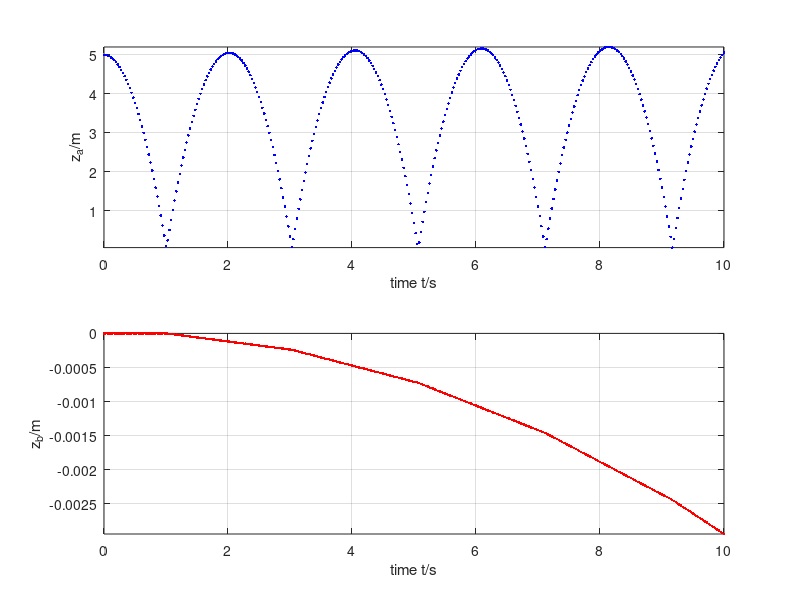

Here is the MATLAB script that generated this plot:
%%% Numerical simulation of object motion with gravity
%% Coordinates (t, x, y, z)

%% Constants
ma = 0.06; % kg: mass-energy object a
mb = 10000; % kg: mass-energy object b
g = 9.8; % N/kg: gravitational acceleration
k = 10; % elastic constant
d = 0.07; % m: distance between centres of objects

%% Initial conditions
t = 0; % s: initial time
ra = [0, 0, 5]; % m: initial position vector a
rb = [0, 0, 0]; % m: initial position vector b
Pa = [0, 0, 0]; % N s: initial momentum vector a
Pb = [0, 0, 0]; % N s: initial momentum vector b

%% Boundary conditions
Ga = -ma * g * [0, 0, 1]; % N: momentum supply object a
Gb = -mb * 0 * [0, 0, 1]; % N: momentum supply object b

%% Time-iteration parameters
t1 = 10; % s: final time
dt = 0.00001; % s: time step %@

%% Plotting
dtplot = t1/360; % time interval between plots
tplot = dtplot; % time for next plot
figure
subplot(2, 1, 1); plot(t, ra(3), '.b')
xlim([0, t1])
xlabel('time t/s'); ylabel('z_a/m')
axis('tight'); grid on; hold on
subplot(2, 1, 2); plot(t, rb(3), '.r')
xlim([0, t1])
xlabel('time t/s'); ylabel('z_b/m')
axis('tight'); grid on; hold on %@

%% Numerical time integration
while t < t1
  %% constitutive relations
  va = Pa / ma;
  vb = Pb / mb;
  %% const. relation for Fa
  if norm(ra - rb) > d
    Fa = [0, 0, 0];
  else
    Fa = k * (ra - rb) / norm(ra - rb)^2;
  end
  Fb = -Fa; % principle of symmetry of flux

  %% step forward in time with balance laws
  t = t + dt;
  Pa = Pa + (Fa + Ga) * dt;
  ra = ra + va * dt;
  Pb = Pb + (Fb + Gb) * dt;
  rb = rb + vb * dt; %@

  %% plot
  if t > tplot
    subplot(2, 1, 1); plot(t, ra(3), '.b')
    subplot(2, 1, 2); plot(t, rb(3), '.r')
    pause(0)
    tplot = tplot + dtplot;
  end %@
end
